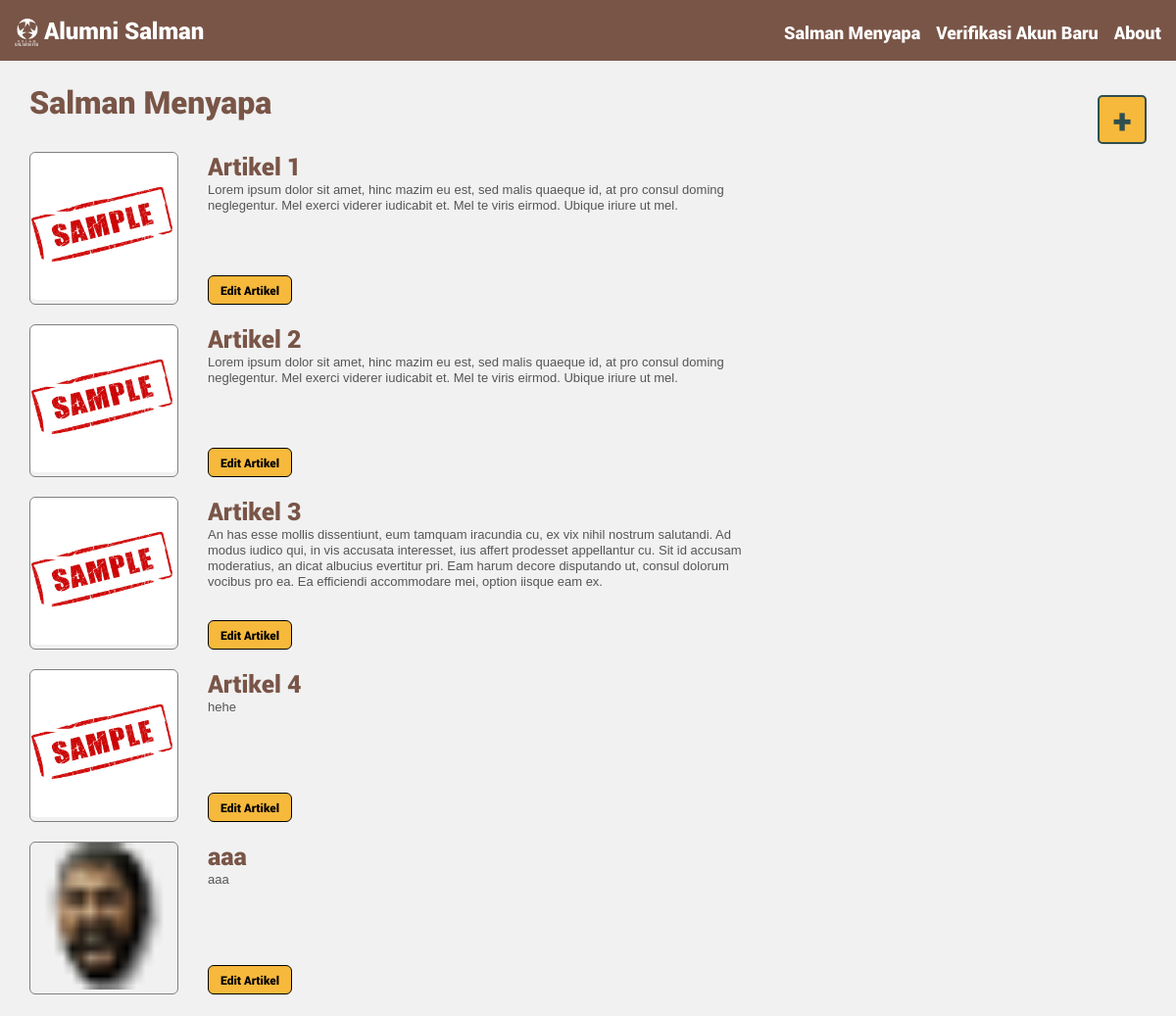
Screenshot of /menyapa/list/ (signed in) with the database file from the repository.
### alumni/models.py (models this page shows)
class ArticleClip(Model):
    @property
    def article_id(self):
        return self.id
    judul = CharField(max_length=100, null=True)
    deskripsi = TextField(null=True)
    konten = TextField(null=True)
    thumbnail = FileField(upload_to='article-thumbnails/')

### alumni/views.py (the view)
# urls.py: url(r'^menyapa/list/$', menyapaList, name='menyapaList'),
def menyapaList(request):
    if request.user.is_authenticated:
        articleClips = ArticleClip.objects.all()
        context = {'articleClips': articleClips}
        return render(request, 'menyapa_list.html', context)
    else:
        return redirect("/login/")

### alumni/templates/menyapa_list.html (shortened to what this page needs)
{% extends "base.html" %}
{% block content %}
<div class="menyapa-list-container">
	<div>
		<h1 style="font-family: Roboto-Black; color: #795547; padding-bottom: 10px;">Salman Menyapa</h1>
		<ul id="article-list">
			{% for articleClip in articleClips %}
			<li class="article-clip-container">
				<div class="article-clip-left">
					<img src={{ articleClip.thumbnail.url }} alt={{ articleClip.thumbnail.name }}>
				</div>
				<div class="article-clip-right">
					<div>
						<span class="article-clip-title">{{ articleClip.judul }}</span><br>
						<span class="article-clip-desc">{{ articleClip.deskripsi }}</span>
					</div>
					<form action="{% url 'menyapaEdit' articleClip.article_id%}" method="post">
                        <button type="submit" class="buttonLogin" style="font-size: 12px; font-family: Roboto-Black; padding: 6px 12px;"><span>Edit Artikel </span></button>
					</form>
				</div>
			</li>
			{% endfor %}
		</ul>
	</div>
	<div>
		<form action="{% url 'about' %}" method="post">
		    <input class="article-clip-add" type="submit" value="+" />
		</form>
	</div>
</div>
{% endblock %}

### alumni/static/css/app.css (style rules this page uses)
* { margin: 0; padding: 0; }
body { background-color: #f1f1f1; }
ul { list-style-type: none; color: red; font-family: monospace; margin-bottom: 12px; margin-top: -36px; }
.buttonConfirm, .buttonLogin { cursor: pointer; border-radius: 6px; background-color: #F6B93C; border-color: black; border-style: solid; border-width: 1px; text-align: center; font-size: 18px; padding: 6px 32px; float: right; }
.buttonLogin { margin-top: 12px; }
.buttonConfirm span, .buttonLogin span { display: inline-block; position: relative; transition: 0.5s; }
.buttonConfirm span:after, .buttonLogin span:after { content: '\00bb'; position: absolute; opacity: 0; top: 0; right: 20px; transition: 0.5s; }

### alumni/templates/menyapa_list.html (style rules this page uses)
.menyapa-list-container { display: flex; flex-direction: row; justify-content: space-between; align-items: stretch; }
ul#article-list { margin-top: 10px; }
li.article-clip-container { display: flex; flex-direction: row; justify-content: flex-start; align-items: stretch; padding-top: 10px; padding-bottom: 10px; }
li.article-clip-container img { border-radius: 6px; height: 150px; width: 150px; }
li.article-clip-container div.article-clip-right { display: flex; flex-direction: column; justify-content: space-between; align-items: flex-start; width: 50%; margin-left: 30px; margin-top: -2px; }
li.article-clip-container div.article-clip-left { border: 1.5px solid grey; border-radius: 6px; }
.article-clip-title { font-size: 25px; font-family: Roboto-Black; color: #795547; }
.article-clip-desc { font-size: 13px; font-family: sans-serif; color: #555; max-height: 70px; overflow-y: auto; }
.article-clip-add { font-size: 35px; font-family: Roboto-Black; color: darkslategrey; border: 2px solid darkslategrey; border-radius: 5px; background-color: #f6b93c; width: 50px; height: 50px; cursor: pointer; margin-top: 15px; }

### rows the page displays
ArticleClip: thumbnail (picture), judul "Artikel 1", deskripsi "Lorem ipsum dolor sit amet, hinc mazim eu est, sed malis quaeque id, at pro consul doming neglegentur. Mel exerci viderer iudicabit et. Mel te viris eirmod. Ubique iriure ut mel."
ArticleClip: thumbnail (picture), judul "Artikel 2", deskripsi "Lorem ipsum dolor sit amet, hinc mazim eu est, sed malis quaeque id, at pro consul doming neglegentur. Mel exerci viderer iudicabit et. Mel te viris eirmod. Ubique iriure ut mel."
ArticleClip: thumbnail (picture), judul "Artikel 3", deskripsi "An has esse mollis dissentiunt, eum tamquam iracundia cu, ex vix nihil nostrum salutandi. Ad modus iudico qui, in vis accusata interesset, ius affert prodesset appellantur cu. Sit id accusam moderatius, an dicat albucius evertitur pri. Eam harum decore disputando ut, consul dolorum vocibus pro ea. Ea efficiendi accommodare mei, option iisque eam ex."
ArticleClip: thumbnail (picture), judul "Artikel 4", deskripsi "hehe"
ArticleClip: thumbnail (picture), judul "aaa", deskripsi "aaa"
